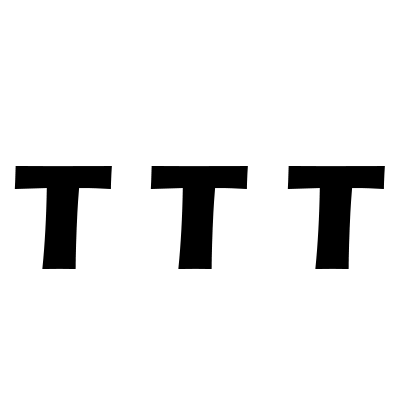
#> input picture images/TTT.png, 400 x 400 px
$ python main_test2.py
#> lines starting #> are read from the running program, lines starting #| are printed output that depends on the picture; after the words box and inside, x2 and y2 are one past the last pixel; in counts of white or black regions, pixels touching at a corner belong together
### class_graph.py
import numpy as np
from PIL import Image
import skimage.io as io
import skimage
import skimage.filters
from skimage import measure,filters,morphology
from skimage.measure import label,regionprops
from skimage.transform import hough_line, hough_line_peaks, warp, AffineTransform
from skimage.feature import canny, corner_harris, corner_subpix, corner_peaks
from skimage.draw import line
from skimage import data
import matplotlib.pyplot as plt
from matplotlib import cm
import scipy
from math import*

class graph:

#_______VARIABLES_______
    coords_peaks = []   #coordonées des coins [x,y]
    N_peaks = 0 #Nombre de coins dans l'image
    lst_connections = []    #Pour chaque pic, répértorie les points connectés au n-ieme de la liste
    lst_ensembles = []  #Répertorie les points interconnerctés
    N_ensembles = 0
    trajectory_pts = [[],[],[]]
    trajectory_pts_reel = [[],[],[]] #coordonnées réelles à parir d'un facteur d'échelle

#______FONCTIONS_____

    def __init__(self,path_image):
        #ouverture de l'image
#> called with path_image = './images/TTT.png'
        self.image = io.imread(path_image)
#> self.image is the input picture: shape (400, 400); min 0, max 255, mean 232.5
        self.image_edges = canny(self.image,3)  #uniquement les bords de l'image
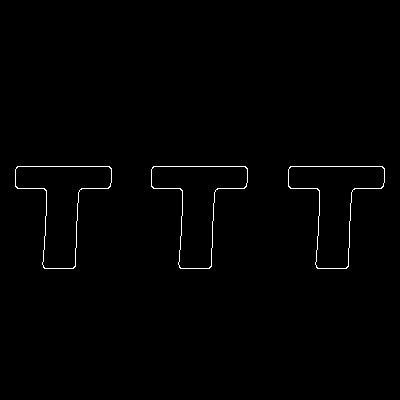
#> self.image_edges: shape (400, 400) bool; 0.73% white in thin lines or dots, all inside (x1, y1, x2, y2) = (15, 166, 385, 269)
        self.image_blurred = skimage.filters.gaussian(self.image_edges,(1,1))   #on floute l'image précédente
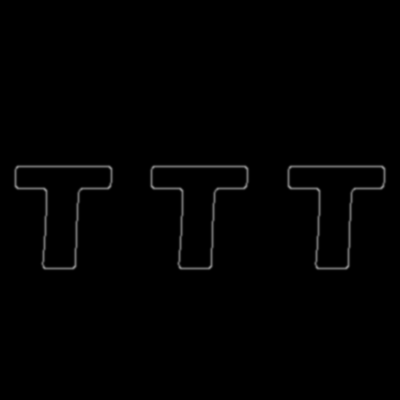
#> self.image_blurred: shape (400, 400) float64; min 0, max 0.5, mean 0.00735

        #Détection des coins dans l'image
        self.coords_peaks = corner_peaks(corner_harris(self.image), min_distance=5, threshold_rel=0.02)
#> self.coords_peaks = 24 rows, first 8: [188, 15], [188, 151], [188, 288], [188, 110], [188, 246], [188, 383], [188, 79], [188, 215]
        self.N_peaks = len(self.coords_peaks)
#> self.N_peaks = 24

    #Fonction Vérifie la connection entre 2 points via des lignes droites
    def connect2points(self,pt1,pt2):
        x1 = self.coords_peaks[pt1][0]
        y1 = self.coords_peaks[pt1][1]
        x2 = self.coords_peaks[pt2][0]
        y2 = self.coords_peaks[pt2][1]

        l = sqrt((y2-y1)**2 + (x2-x1)**2)   #distance entre les 2 points
        L = int(l)  #distance entière
        lst_pt_x = np.linspace(x1,x2,L) #liste qui regroupes les coordonées en x à chaque pas de temps
        lst_pt_y = np.linspace(y1,y2,L) #liste qui regroupes les coordonées en y à chaque pas de temps

        compt = 0
        i,j = int(lst_pt_x[0]),int(lst_pt_y[0])
        while( self.image_blurred[i][j] != 0 ):
            compt +=1
            i = int(lst_pt_x[compt])
            j = int(lst_pt_y[compt])

            if (( i >= x2-5 and i <= x2+5 ) and (j >= y2-5 and j <= y2+5)) :
                #print(f"{pt1} & {pt2} connected\n")
                return True

            if(self.image_blurred[i][j] == 0):
                #print(f"no connection beetween pt1:{pt1} & pt2:{pt2}")
                return False

    #fonction qui liste les connexions de chaque point
    def mapping_connexions(self):
        for i in range(self.N_peaks):
            var = []
            for j in range(self.N_peaks):
                if i != j:
                    if self.connect2points(i,j) == True:
                        var.append(j)
            self.lst_connections.append(var)
#> this loop made 24 passes


    def ensembles(self):
        #On crée une liste qui liste tous les points qui n'ont pas encore été utilisés
        used_point = []
        first_point = 0 #premier point arbitraire
        used_point.append(first_point)

        last_point = 0
        next_point = self.lst_connections[0][0]
        var = []    #ensemble N que l'on ajoutera à lst_ensemble après
        var.append(first_point) #on ajoute first point à l'ensemble 1
        var.append(next_point)  #on ajoute le point 2 à l'ensemble 1
        used_point.append(next_point)

        while len(used_point) < len(self.lst_connections):

            #trouver le prochain point sans revenir en arrière
            for i in range(len(self.lst_connections[next_point])):

                if self.lst_connections[next_point][i] != last_point:
                    last_point = next_point
                    next_point = self.lst_connections[next_point][i]
                    #print(f"last = {last_point} ; next = {next_point} ")

                    if next_point != first_point:
                        used_point.append(next_point)
                        var.append(next_point)      #on ajoute à l'ensemble n
                        #print(var)
                        #print(f"len lst connection = {len(self.lst_connections)}")
                        #print(f"len used points = {len(used_point)}")

                        if len(self.lst_connections) == len(used_point) :
                            #print("fini !!!")
                            self.lst_ensembles.append(var)

                    else:
                        self.lst_ensembles.append(var)
                        var = []

                        #recherche d'un élément inutilisé avec la plus petite distance
                        min_dist = 100000
                        pt_min_dist = 0
                        #print(f"used_point = {used_point}")
                        #print(f"next_point = {next_point}")
                        for i in range(len(self.lst_connections)):
                            if i not in used_point:

                                var_dist = sqrt((self.coords_peaks[next_point][0] - self.coords_peaks[i][0])**2 + (self.coords_peaks[next_point][1] - self.coords_peaks[i][1])**2)
                                #print(f"next_pt_x = {self.coords_peaks[next_point][0]} ; next_pt_y = {self.coords_peaks[next_point][1]}")
                                #print(f"i_x = {self.coords_peaks[i][0]} ; i_y = {self.coords_peaks[i][1]}")
                                #print(f"i = {i} ; var_dist = {var_dist}")
                                if var_dist < min_dist:
                                    #print(f"next point = {next_point}")
                                    min_dist = var_dist
                                    pt_min_dist = i

                        first_point = pt_min_dist
                        last_point = first_point
                        next_point = self.lst_connections[first_point][0]
                        used_point.append(last_point)
                        used_point.append(next_point)
                        var.append(first_point)
                        var.append(next_point)


    #fait des points de trajectoire à partir des résultats trouvés par la fonction précédente
    def trajectory_points(self,pas=1):

#> called with pas = 1
        for i in range(len(self.lst_ensembles)):
            for j in range(len(self.lst_ensembles[i])):

                if j < len(self.lst_ensembles[i])-1:
                    n0 = self.lst_ensembles[i][j] #On récupère le n° du point que l'on veut utiliser
                    n1 = self.lst_ensembles[i][j+1]
                    #print(f"n0 = {n0}")
                    #print(f"n1 = {n1}")
                else:
                    n0 = self.lst_ensembles[i][j] #On récupère le n° du point que l'on veut utiliser
                    n1 = self.lst_ensembles[i][0]

                x0 = self.coords_peaks[n0][0]
                y0 = self.coords_peaks[n0][1]

                x1 = self.coords_peaks[n1][0]
                y1 = self.coords_peaks[n1][1]

                L = sqrt((x1-x0)**2+(y1-y0)**2)

                for k in range(int(L//pas)):

                    xk = x0 + k*pas*((x1-x0)/L)
                    yk = y0 + k*pas*((y1-y0)/L)
                    #print(f"x{i}{k} = {xk} ; y{i}{k} = {yk}")

                    self.trajectory_pts[0].append(xk)   #x
                    self.trajectory_pts[1].append(yk)   #y
                    self.trajectory_pts[2].append(0)    #z || 0 position basse


            if i < len(self.lst_ensembles)-1:
                #lorque l'on passe d'un enseble à un autre il faut aussi créer le chemin avec z=1
                n0 = self.lst_ensembles[i][0] #On récupère le n° du point que l'on veut utiliser ici le premier
                n1 = self.lst_ensembles[i+1][0]

                #print(f"n0 = {n0} ; n1 = {n1}")

                x0 = self.coords_peaks[n0][0]
                y0 = self.coords_peaks[n0][1]

                x1 = self.coords_peaks[n1][0]
                y1 = self.coords_peaks[n1][1]

                #print(f"x0 = {x0} ; y0 = {y0}")
                #print(f"x1 = {x1} ; y1 = {y1}")

                L = sqrt((x1-x0)**2+(y1-y0)**2)

                for k in range(int(L//pas)):

                    xk = x0 + k*pas*((x1-x0)/L)
                    yk = y0 + k*pas*((y1-y0)/L)
                    #print(f"x{i}{k} = {xk} ; y{i}{k} = {yk}")

                    self.trajectory_pts[0].append(xk)   #x
                    self.trajectory_pts[1].append(yk)   #y
                    self.trajectory_pts[2].append(1)    #z || 0 position basse
#> this loop made 3 passes

    #recaler la plus petite valeur en (0;0)
    def recalage(self):
        #translation du repère
        minx = min(self.trajectory_pts[0])
        miny = min(self.trajectory_pts[1])
        #print(f"minx = {minx} ; miny = {miny}")

        self.trajectory_pts[0] = self.trajectory_pts[0]-minx
        self.trajectory_pts[1] = self.trajectory_pts[1]-miny

        #mettre l'origine en bas à gauche, actuellement on est en haut à gauche
        new_listx = self.trajectory_pts[1]
        new_listy = -1*self.trajectory_pts[0]
        self.trajectory_pts = [new_listx,new_listy,self.trajectory_pts[2]]

        #translation du repère
        minx = min(self.trajectory_pts[0])
        miny = min(self.trajectory_pts[1])
        #print(f"minx = {minx} ; miny = {miny}")

        self.trajectory_pts[0] = self.trajectory_pts[0]-minx
        self.trajectory_pts[1] = self.trajectory_pts[1]-miny


    def traj_d2r(self, fact_echelle = 10*(10**-2)): #fact_echelle == longueur en x de l'image réelle

#> called with fact_echelle = 1.2
        Lx = len(self.trajectory_pts[0])
        Ly = len(self.trajectory_pts[1])
        #print(f"Lx = {Lx} ; Ly = {Ly}")

        dim_px = fact_echelle / max(self.trajectory_pts[0])
        #print(f"self.trajectory_pts[0][L-1] = {max(self.trajectory_pts[0])}")
        #print(f"dim px = {dim_px}")

        #calcul de la longeur de l'image en y
        self.dim_reel_y = dim_px*max(self.trajectory_pts[1])    #On multiplie la dimention d'un px avec la 'taille'

        for i in range(len(self.trajectory_pts)):
            for j in range(len(self.trajectory_pts[i])):
                self.trajectory_pts_reel[i].append( self.trajectory_pts[i][j] * dim_px)

    #regroupe toutes les fonctions précédentes
    def image2coord(self,pas=1 ,fact_echelle = 10*(10**-2)):
        self.mapping_connexions()
        self.ensembles()
        self.trajectory_points(pas)
        self.recalage()
        self.traj_d2r(fact_echelle)

    #affiche les graphs utiles
    def affichage(self):

        plt.plot(self.image)
        plt.show()
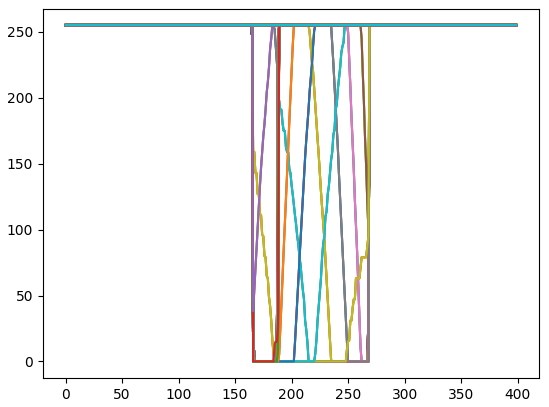
#> figure drawn by matplotlib, 1 panel

        plt.figure(0)
        plt.plot(self.trajectory_pts[0],self.trajectory_pts[1])
        plt.xlabel("x")
        plt.ylabel("y")
        plt.title("Coord pixels")
        plt.show()
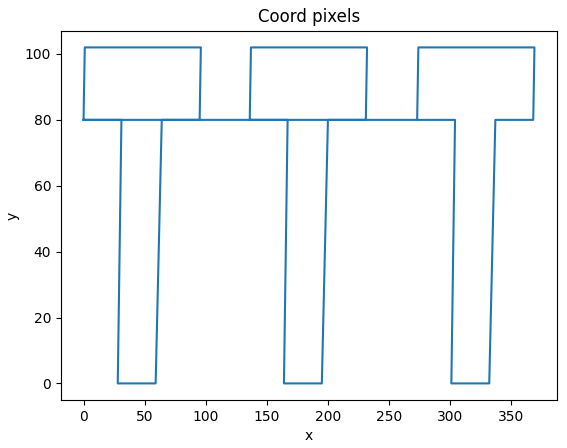
#> figure drawn by matplotlib, 1 panel

        plt.figure(1)
        plt.plot(self.trajectory_pts_reel[0],self.trajectory_pts_reel[1])
        plt.xlabel("x")
        plt.ylabel("y")
        plt.title("Coord réelle")
        plt.show()
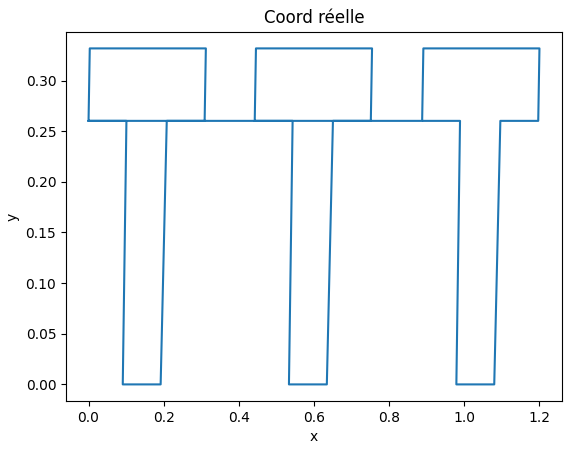
#> figure drawn by matplotlib, 1 panel


        """
        plt.figure(2)
        plt.plot(self.trajectory_pts[0])
        plt.show()

        plt.figure(3)
        plt.plot(self.trajectory_pts[1])
        plt.show()

        plt.figure(4)
        plt.plot(self.trajectory_pts[2])
        plt.show()
        """

### main_test2.py

from class_graph import*

l = 1.2#selon x
graph1 = graph("./images/TTT.png")
graph1.image2coord(pas=1 , fact_echelle= l)
graph1.affichage()

$ run again, with images/A.png copied over images/TTT.png
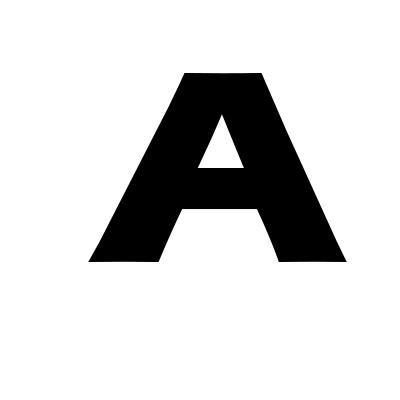
#> input picture images/A.png, 400 x 400 px
#> in __init__, self.image is the input picture: shape (400, 400); min 0, max 255, mean 215.3
#> in __init__, `self.image_edges = canny(self.image,3)  #uniquement les bords de l'image`:
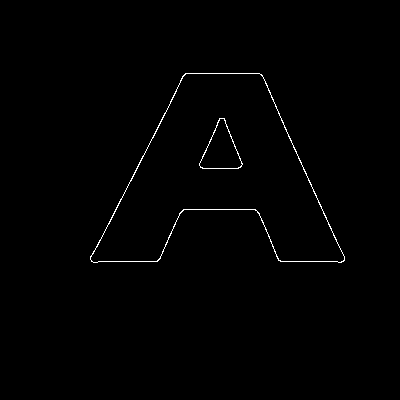
#> self.image_edges: shape (400, 400) bool; 0.66% white in thin lines or dots, all inside (x1, y1, x2, y2) = (90, 73, 345, 263)
#> self.coords_peaks = [[261, 345], [261, 89], [167, 242], [167, 198], [116, 221], [261, 279], [261, 158], [73, 261], [73, 184], [209, 182], [209, 256]]
#> self.N_peaks = 11
#> the loop in mapping_connexions, `for i in range(self.N_peaks):` made 11 passes
#> the loop in trajectory_points, `for i in range(len(self.lst_ensembles)):` made 2 passes
#> in affichage, `plt.show()`:
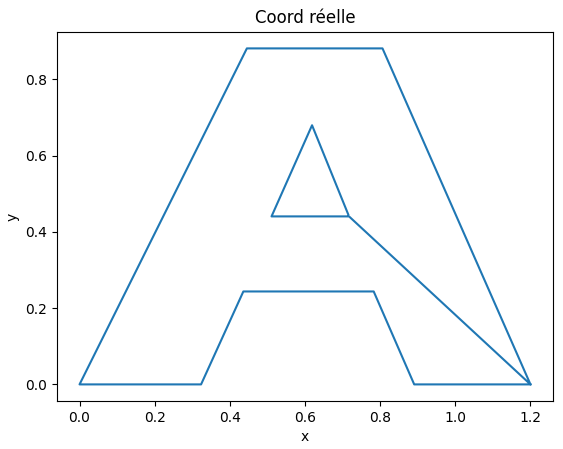
#> figure drawn by matplotlib, 1 panel

$ run again, with images/T.png copied over images/TTT.png
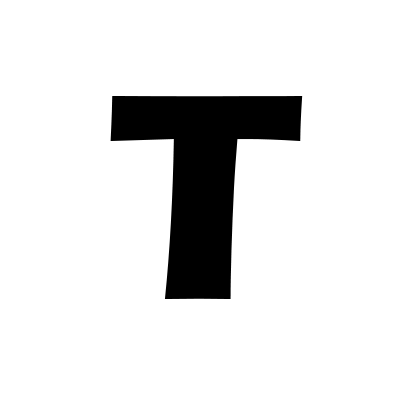
#> input picture images/T.png, 400 x 400 px
#> in __init__, self.image is the input picture: shape (400, 400); min 0, max 255, mean 226
#> in __init__, `self.image_edges = canny(self.image,3)  #uniquement les bords de l'image`:
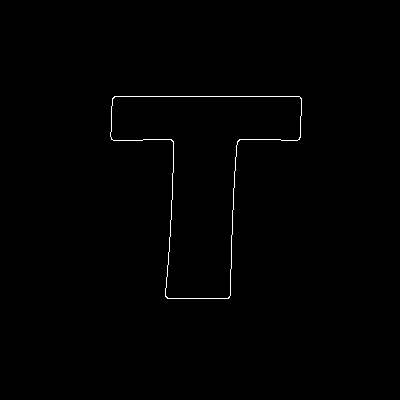
#> self.image_edges: shape (400, 400) bool; 0.49% white in thin lines or dots, all inside (x1, y1, x2, y2) = (110, 96, 302, 299)
#> self.coords_peaks = [[298, 165], [96, 301], [140, 111], [140, 299], [139, 173], [96, 112], [298, 229], [139, 238]]
#> self.N_peaks = 8
#> the loop in mapping_connexions, `for i in range(self.N_peaks):` made 8 passes
#> after the loop in ensembles, `while len(used_point) < len(self.lst_connections):`: first_point = 0; last_point = 7; next_point = 6; used_point = [0, 4, 2, 5, 1, 3, 7, 6]
#> the loop in trajectory_points, `for i in range(len(self.lst_ensembles)):` made 1 pass
#> in affichage, `plt.show()`:
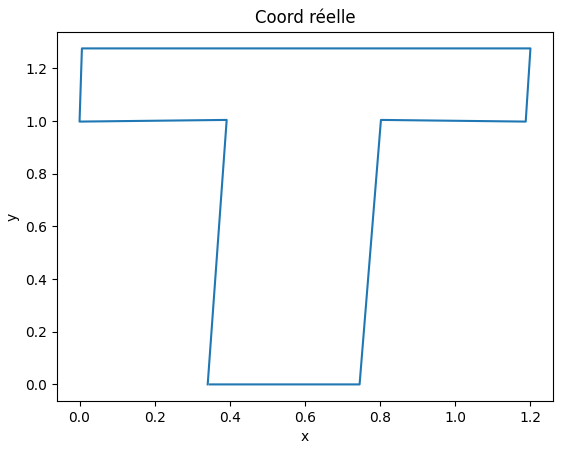
#> figure drawn by matplotlib, 1 panel
